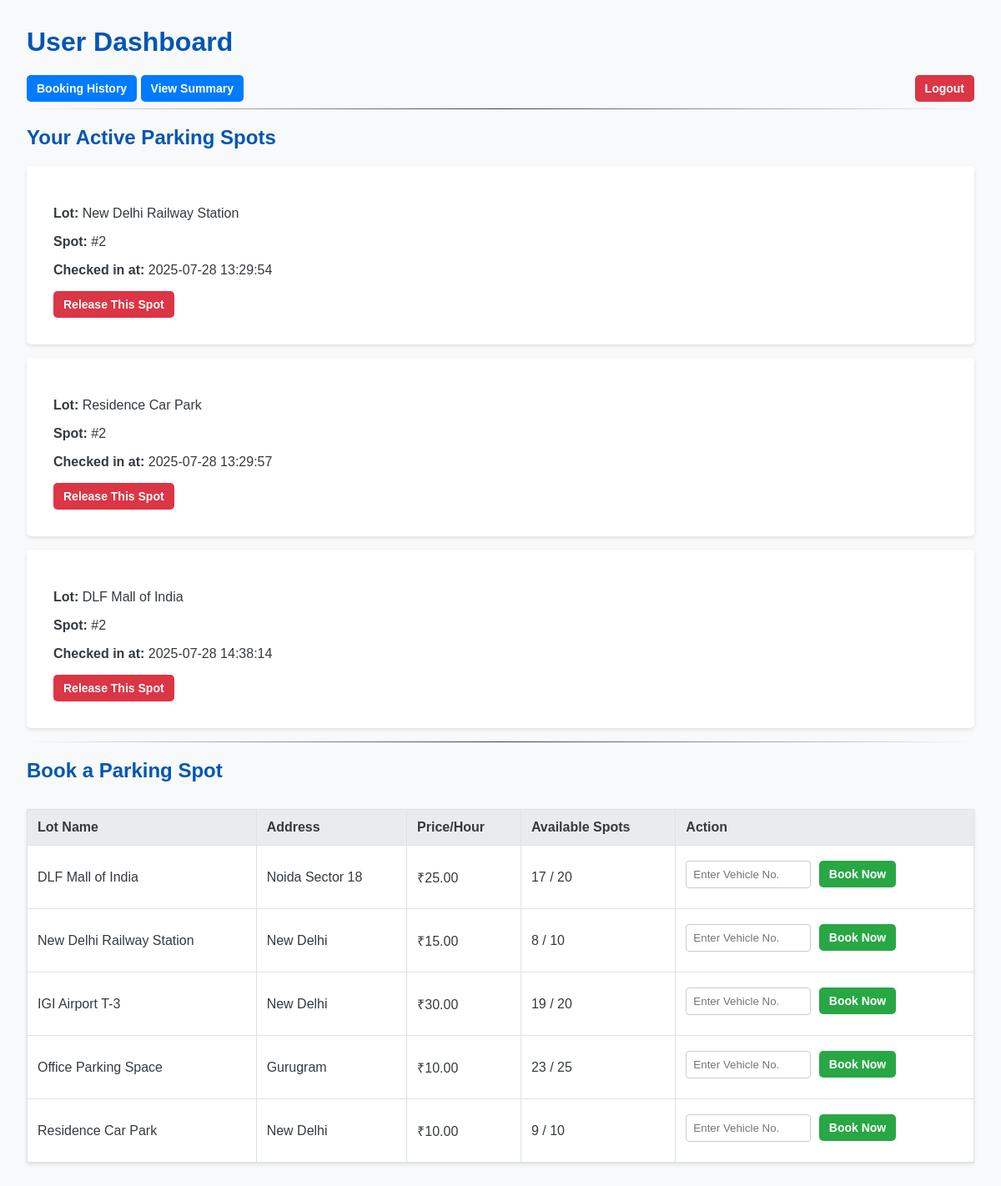
The app's page /dashboard (signed in) with its own data.
### models/models.py (models this page shows)
class Booking(db.Model):
    __tablename__ = 'bookings'
    id = db.Column(db.Integer, primary_key=True)
    vehicle_number = db.Column(db.String(20), nullable=False)
    check_in_time = db.Column(db.DateTime, nullable=False, default=datetime.utcnow)
    check_out_time = db.Column(db.DateTime, nullable=True)
    total_cost = db.Column(db.Float, nullable=True)
    user_id = db.Column(db.Integer, db.ForeignKey('users.id'), nullable=False)
    spot_id = db.Column(db.Integer, db.ForeignKey('parking_spots.id'), nullable=False)

class ParkingLot(db.Model):
    __tablename__ = 'parking_lots'
    id = db.Column(db.Integer, primary_key=True)
    name = db.Column(db.String(100), nullable=False)
    address = db.Column(db.String(200), nullable=False)
    pincode = db.Column(db.String(10), nullable=False)
    price_per_hour = db.Column(db.Float, nullable=False)
    capacity = db.Column(db.Integer, nullable=False)
    spots = db.relationship('ParkingSpot', backref='parking_lot', lazy=True, cascade="all, delete-orphan")

class ParkingSpot(db.Model):
    __tablename__ = 'parking_spots'
    id = db.Column(db.Integer, primary_key=True)
    spot_number = db.Column(db.Integer, nullable=False)
    status = db.Column(db.String(1), default='A', nullable=False)
    lot_id = db.Column(db.Integer, db.ForeignKey('parking_lots.id'), nullable=False)
    bookings = db.relationship('Booking', backref='parking_spot', lazy=True)

### app.py (the view)
@app.route('/dashboard')
def user_dashboard():
    user_id = session.get('user_id')
    if not user_id:
        return redirect(url_for('login'))
    active_bookings = Booking.query.filter_by(user_id=user_id, check_out_time=None).all()
    lots = ParkingLot.query.all()
    for lot in lots:
        lot.available_spots = ParkingSpot.query.filter_by(lot_id=lot.id, status='A').count()
    return render_template('user_dashboard.html', lots=lots, active_bookings=active_bookings)

### templates/user_dashboard.html (shortened to what this page needs)
<!DOCTYPE html>
<html lang="en">
<head>
    <link rel="stylesheet" href="{{ url_for('static', filename='css/styles.css') }}">
</head>
<body>
    <h1>User Dashboard</h1>
    <div>
        <a href ="{{ url_for('user_history') }}" class="btn btn-primary">Booking History</a>
        <a href="{{ url_for('user_charts') }}" class="btn btn-primary">View Summary</a>
        <a href="{{ url_for('logout') }}" class="btn btn-danger" style="float:right;">Logout</a>
    </div>
    <hr>
    <h2>Your Active Parking Spots</h2>
    {% if active_bookings %}
        {% for booking in active_bookings %}
        <div class="card-form" style="margin-bottom: 1em;">
            <p><strong>Lot:</strong> {{ booking.parking_spot.parking_lot.name }}</p>
            <p><strong>Spot:</strong> #{{ booking.parking_spot.spot_number }}</p>
            <p><strong>Checked in at:</strong> {{ booking.check_in_time.strftime('%Y-%m-%d %H:%M:%S') }}</p>
            <form action="{{ url_for('release_spot', booking_id=booking.id) }}" method="POST">
                <button type="submit" class="btn btn-danger">Release This Spot</button>
            </form>
        </div>
        {% endfor %}
    {% else %}
        <p>You have no active parking spots.</p>
    {% endif %}
    <hr>
    <h2>Book a Parking Spot</h2>
    <table>
        <thead>
            <tr>
                <th>Lot Name</th>
                <th>Address</th>
                <th>Price/Hour</th>
                <th>Available Spots</th>
                <th>Action</th>
            </tr>
        </thead>
        <tbody>
            {% for lot in lots %}
            <tr>
                <td>{{ lot.name }}</td>
                <td>{{ lot.address }}</td>
                <td>₹{{ '%.2f'|format(lot.price_per_hour) }}</td>
                <td>{{ lot.available_spots }} / {{ lot.capacity }}</td>
                <td>
                    {% if lot.available_spots > 0 %}
                        <form action="{{ url_for('book_spot', lot_id=lot.id) }}" method="POST">
                            <input type="text" name="vehicle_number" placeholder="Enter Vehicle No." required style="width: 150px; display: inline-block; margin-right: 5px;">
                            <button type="submit" class="btn btn-success">Book Now</button>
                        </form>
                    {% else %}
                        <button class="btn" disabled>Full</button>
                    {% endif %}
                </td>
            </tr>
            {% endfor %}
        </tbody>
    </table>
</body>
</html>

### static/css/styles.css (style rules this page uses)
body { font-family: sans-serif; margin: 2em; background-color: #f8f9fa; color: #343a40; }
h1, h2 { color: #0056b3; }
hr { border: 0; height: 1px; background-image: linear-gradient(to right, rgba(0, 0, 0, 0), rgba(0, 0, 0, 0.75), rgba(0, 0, 0, 0)); }
table { width: 100%; border-collapse: collapse; margin-top: 2em; background-color: white; box-shadow: 0 2px 4px rgba(0,0,0,0.1); }
th, td { border: 1px solid #dee2e6; padding: 12px; text-align: left; }
th { background-color: #e9ecef; }
.card-form { background-color: white; padding: 2em; border-radius: 5px; box-shadow: 0 2px 4px rgba(0,0,0,0.1); }
input[type="text"], input[type="number"], input[type="email"], input[type="password"] { width: 100%; padding: 8px; margin: 6px 0 12px 0; display: inline-block; border: 1px solid #ccc; border-radius: 4px; box-sizing: border-box; }
.btn { padding: 8px 12px; border-radius: 5px; border: none; cursor: pointer; font-weight: bold; color: white; text-decoration: none; font-size: 14px; display: inline-block; }
.btn-primary { background-color: #007bff; }
.btn-danger { background-color: #dc3545; }
.btn-success { background-color: #28a745; }

### records on screen
Booking: parking_spot.parking_lot.name "New Delhi Railway Station", parking_spot.spot_number "2", check_in_time "2025-07-28 13:29:54"
Booking: parking_spot.parking_lot.name "Residence Car Park", parking_spot.spot_number "2", check_in_time "2025-07-28 13:29:57"
Booking: parking_spot.parking_lot.name "DLF Mall of India", parking_spot.spot_number "2", check_in_time "2025-07-28 14:38:14"
ParkingLot: name "DLF Mall of India", address "Noida Sector 18", price_per_hour "25.00", available_spots "17", capacity "20"
ParkingLot: name "New Delhi Railway Station", address "New Delhi", price_per_hour "15.00", available_spots "8", capacity "10"
ParkingLot: name "IGI Airport T-3", address "New Delhi", price_per_hour "30.00", available_spots "19", capacity "20"
ParkingLot: name "Office Parking Space", address "Gurugram", price_per_hour "10.00", available_spots "23", capacity "25"
ParkingLot: name "Residence Car Park", address "New Delhi", price_per_hour "10.00", available_spots "9", capacity "10"
